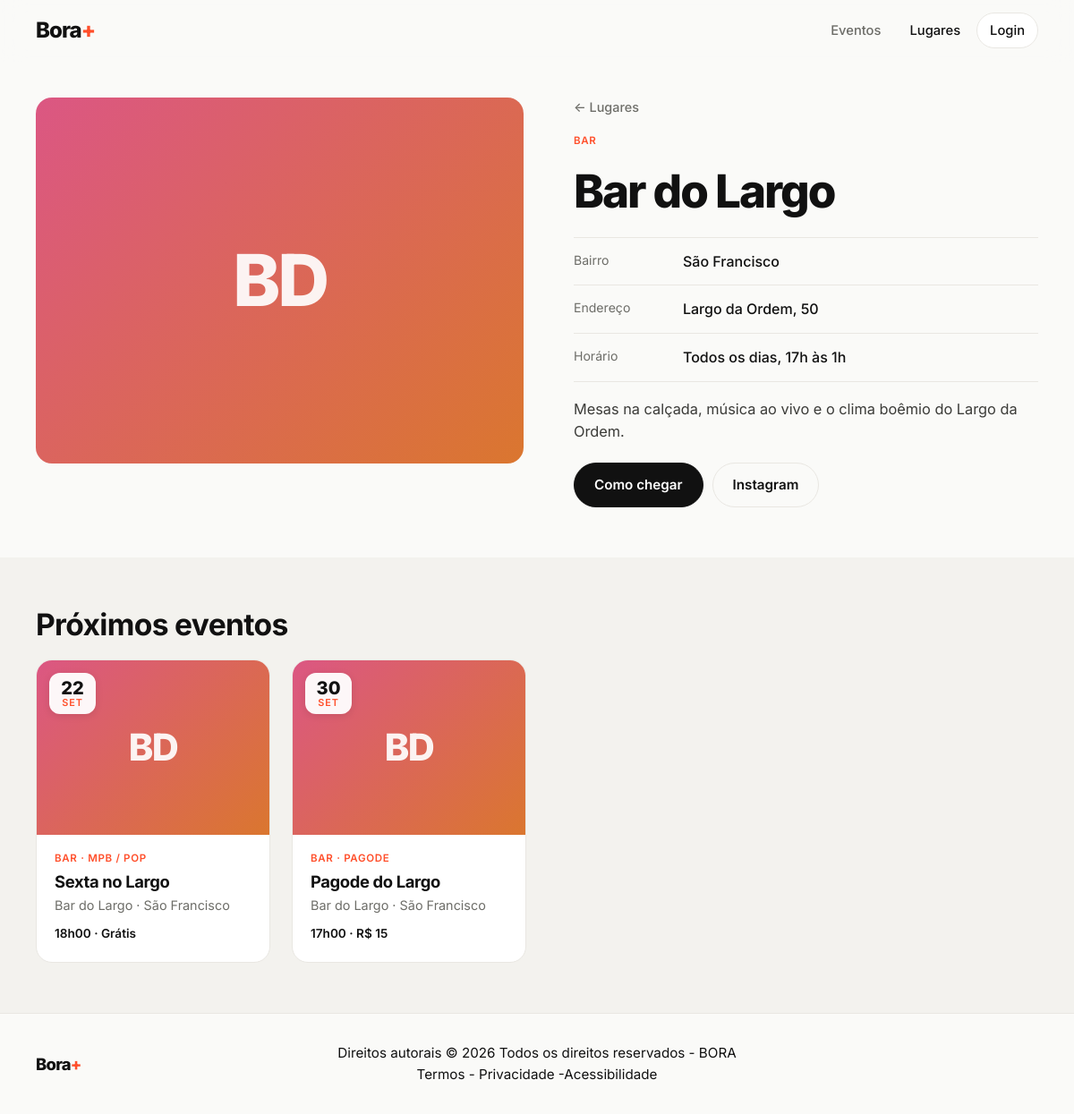
/local.php?id=3, run on an earlier commit of the app's database.
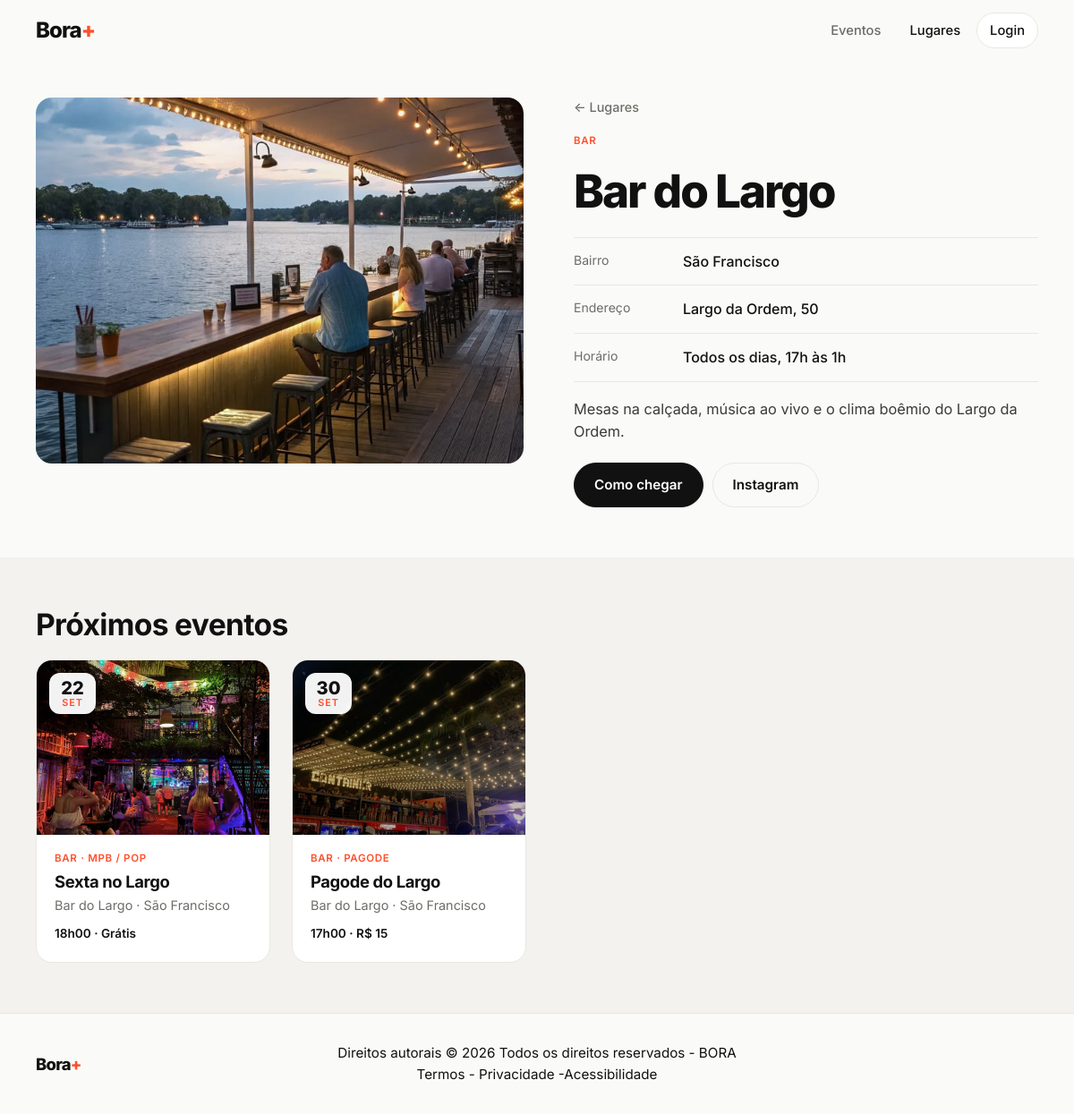
And on a later commit of the database.
### tables this page shows
CREATE TABLE establishments (
            id            INTEGER PRIMARY KEY AUTOINCREMENT,
            name          TEXT NOT NULL,
            type          TEXT NOT NULL,
            neighborhood  TEXT NOT NULL,
            address       TEXT,
            opening_hours TEXT,
            instagram     TEXT,
            description   TEXT,
            image         TEXT,
            created_at    TEXT NOT NULL DEFAULT CURRENT_TIMESTAMP
        );

CREATE TABLE events (
            id               INTEGER PRIMARY KEY AUTOINCREMENT,
            establishment_id INTEGER NOT NULL REFERENCES establishments(id) ON DELETE CASCADE,
            title            TEXT NOT NULL,
            description      TEXT,
            event_date       TEXT NOT NULL,
            start_time       TEXT,
            price            TEXT,
            genre            TEXT,
            image            TEXT,
            created_at       TEXT NOT NULL DEFAULT CURRENT_TIMESTAMP
        );

### includes/functions.php (called while the page is built, shortened)
<?php
function e(?string $value): string
{
    return htmlspecialchars((string) $value, ENT_QUOTES | ENT_SUBSTITUTE, 'UTF-8');
}
function url(string $path = ''): string
{
    return BASE_URL . '/' . ltrim($path, '/');
}
function asset(string $path): string
{
    return url('assets/' . ltrim($path, '/'));
}
function upload_url(?string $file): ?string
{
    return $file ? url('uploads/' . rawurlencode($file)) : null;
}
function today(): string
{
    return date('Y-m-d');
}
function date_parts(string $date): array
{
    $t = strtotime($date);
    return [
        'day'     => date('d', $t),
        'month'   => MONTHS[(int) date('n', $t) - 1],
        'weekday' => WEEKDAYS[(int) date('w', $t)],
        'year'    => date('Y', $t),
    ];
}
function format_time(?string $time): string
{
    return $time ? str_replace(':', 'h', substr($time, 0, 5)) : '';
}
function type_label(string $type): string
{
    return ESTABLISHMENT_TYPES[$type] ?? ucfirst($type);
}
function initials(string $name): string
{
    $words = preg_split('/\s+/u', trim($name)) ?: [];
    $out = '';
    foreach (array_slice($words, 0, 2) as $w) {
        $out .= mb_strtoupper(mb_substr($w, 0, 1));
    }
    return $out;
}
function placeholder_style(string $seed): string
{
    $h1 = crc32($seed) % 360;
    $h2 = ($h1 + 45) % 360;
    return "background:linear-gradient(135deg,hsl($h1 65% 60%),hsl($h2 70% 52%))";
}
function maps_url(?string $address, string $name = ''): string
{
    $q = trim(($address ?: $name) . ', ' . SITE_CITY . ' - PR');
    return 'https://www.google.com/maps/search/?api=1&query=' . rawurlencode($q);
}
function instagram_url(?string $handle): ?string
{
    $h = ltrim(trim((string) $handle), '@');
    return $h !== '' ? 'https://instagram.com/' . rawurlencode($h) : null;
}
function input(string $key, string $default = ''): string
{
    $v = $_POST[$key] ?? $_GET[$key] ?? $default;
    return is_string($v) ? trim($v) : $default;
}

### includes/db.php (called while the page is built, shortened)
<?php
function db(): PDO
{
    static $pdo = null;
    if ($pdo instanceof PDO) {
        return $pdo;
    }
    $isNew = !file_exists(DB_FILE);
    $pdo = new PDO('sqlite:' . DB_FILE, null, null, [
        PDO::ATTR_ERRMODE            => PDO::ERRMODE_EXCEPTION,
        PDO::ATTR_DEFAULT_FETCH_MODE => PDO::FETCH_ASSOC,
    ]);
    $pdo->exec('PRAGMA foreign_keys = ON');
    seed_admin($pdo);
    return $pdo;
}
function seed_admin(PDO $pdo): void
{
    $count = (int) $pdo->query('SELECT COUNT(*) FROM admins')->fetchColumn();
    if ($count > 0) {
        return;
    }
}

### includes/queries.php (called while the page is built, shortened)
<?php
function fetch_events(array $f = [], ?int $limit = null): array
{
    $sql = 'SELECT ev.*, es.name AS place_name, es.type AS place_type,
                   es.neighborhood AS place_neighborhood, es.image AS place_image
            FROM events ev
            JOIN establishments es ON es.id = ev.establishment_id
            WHERE 1=1';
    $params = [];
    if (!empty($f['upcoming'])) {
        $sql .= ' AND ev.event_date >= :today';
        $params[':today'] = today();
    }
    if (!empty($f['establishment_id'])) {
        $sql .= ' AND ev.establishment_id = :eid';
        $params[':eid'] = (int) $f['establishment_id'];
    }
    $dir = ($f['order'] ?? 'asc') === 'desc' ? 'DESC' : 'ASC';
    $sql .= " ORDER BY ev.event_date $dir, ev.start_time $dir";
    $stmt = db()->prepare($sql);
    $stmt->execute($params);
    return $stmt->fetchAll();
}
function fetch_establishment(int $id): ?array
{
    $stmt = db()->prepare('SELECT * FROM establishments WHERE id = ?');
    $stmt->execute([$id]);
    return $stmt->fetch() ?: null;
}

### local.php (the view, shortened to what this page needs)
<?php
$es = fetch_establishment((int) input('id', '0'));
$events = fetch_events(['upcoming' => true, 'establishment_id' => $es['id']]);
$insta = instagram_url($es['instagram']);
$active = 'lugares';
require __DIR__ . '/includes/header.php';
?>
<section class="detail">
    <div class="container detail__grid">
        <div class="detail__media">
            <?= cover($es['image'], $es['name'], $es['name'], 'cover cover--lg') ?>
        </div>
        <div class="detail__info">
            <a class="back" href="<?= e(url('index.php#lugares')) ?>">← Lugares</a>
            <span class="tag"><?= e(type_label($es['type'])) ?></span>
            <h1><?= e($es['name']) ?></h1>
            <dl class="facts">
                <div>
                    <dt>Bairro</dt>
                    <dd><?= e($es['neighborhood']) ?></dd>
                </div>
                <?php if ($es['address']): ?>
                    <div><dt>Endereço</dt><dd><?= e($es['address']) ?></dd></div>
                <?php endif; ?>
                <?php if ($es['opening_hours']): ?>
                    <div><dt>Horário</dt><dd><?= e($es['opening_hours']) ?></dd></div>
                <?php endif; ?>
            </dl>
            <?php if ($es['description']): ?>
                <p class="prose"><?= nl2br(e($es['description'])) ?></p>
            <?php endif; ?>
            <div class="actions">
                <a class="btn" href="<?= e(maps_url($es['address'], $es['name'])) ?>" target="_blank" rel="noopener">Como chegar</a>
                <?php if ($insta): ?>
                    <a class="btn btn--ghost" href="<?= e($insta) ?>" target="_blank" rel="noopener">Instagram</a>
                <?php endif; ?>
            </div>
        </div>
    </div>
</section>
<section class="section section--alt">
    <div class="container">
        <div class="section__head"><h2>Próximos eventos</h2></div>
        <?php if ($events): ?>
            <div class="grid">
                <?php foreach ($events as $ev) { render_event_card($ev); } ?>
            </div>
        <?php endif; ?>
    </div>
</section>
<?php require __DIR__ . '/includes/footer.php'; ?>

### includes/header.php (shortened to what this page needs)
<?php
$active    = $active ?? '';
?>
<!DOCTYPE html>
<html lang="pt-BR">
<head>
    <link rel="stylesheet" href="<?= e(asset('css/style.css')) ?>">
</head>
<body>
<header class="site-header">
    <div class="container site-header__inner">
        <a class="logo" href="<?= e(url('index.php')) ?>">Bora<span>+</span></a>
        <nav class="nav">
            <a href="<?= e(url('index.php#eventos')) ?>" class="<?= $active === 'eventos' ? 'is-active' : '' ?>">Eventos</a>
            <a href="<?= e(url('index.php#lugares')) ?>" class="<?= $active === 'lugares' ? 'is-active' : '' ?>">Lugares</a>
            <a href="<?= e(url('admin/login.php')) ?>" class="nav__admin">Login</a>
        </nav>
    </div>
</header>
<main>

### includes/components.php (shortened to what this page needs)
<?php
function cover(?string $image, string $seed, string $label, string $class = 'cover'): string
{
    $src = upload_url($image);
    if ($src) {
        return '<div class="' . $class . '"><img src="' . e($src) . '" alt="" loading="lazy"></div>';
    }
    return '<div class="' . $class . ' cover--ph" style="' . e(placeholder_style($seed)) . '"><span>'
        . e(initials($label)) . '</span></div>';
}
function render_event_card(array $ev): void
{
    $d = date_parts($ev['event_date']);
    $image = $ev['image'] ?: $ev['place_image'];
    $link = url('evento.php?id=' . (int) $ev['id']);
    $meta = array_filter([format_time($ev['start_time']), $ev['price']]);
    ?>
    <a class="card reveal" href="<?= e($link) ?>">
        <?= cover($image, $ev['place_name'], $ev['place_name']) ?>
        <div class="date-badge">
            <strong><?= e($d['day']) ?></strong>
            <span><?= e($d['month']) ?></span>
        </div>
        <div class="card__body">
            <span class="tag"><?= e(type_label($ev['place_type'])) ?><?= $ev['genre'] ? ' · ' . e($ev['genre']) : '' ?></span>
            <h3><?= e($ev['title']) ?></h3>
            <p class="muted"><?= e($ev['place_name']) ?> · <?= e($ev['place_neighborhood']) ?></p>
            <?php if ($meta): ?>
                <p class="card__meta"><?= e(implode(' · ', $meta)) ?></p>
            <?php endif; ?>
        </div>
    </a>
    <?php
}
    ?>

### includes/footer.php (shortened to what this page needs)
</main>
<footer class="site-footer">
    <div class="container site-footer__inner">
        <span class="logo logo--sm">Bora<span>+</span></span>
        <div class="site-footer__center">
            <p>Direitos autorais © <?= date('Y') ?> Todos os direitos reservados - <?= e(strtoupper(rtrim(SITE_NAME, '+'))) ?></p>
            <nav class="site-footer__links" aria-label="Links do rodapé">
                <a href="#">Termos</a> - <a href="#">Privacidade</a> -<a href="#">Acessibilidade</a>
            </nav>
        </div>
    </div>
</footer>
</body>
</html>

What changed in the data, as far as the page shows it:
changed establishments "Bar do Largo": image empty → "bar-do-largo.jpg" (drawn); image: picture added; name "BD" → (not shown)
changed events "Sexta no Largo": image empty → "sexta-no-largo.jpg" (drawn); image: picture added; establishment.name "BD" → (not shown)
changed events "Pagode do Largo": image empty → "pagode-do-largo.jpg" (drawn); image: picture added; establishment.name "BD" → (not shown)
